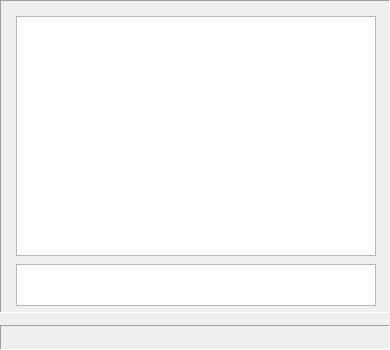
<?xml version="1.0" encoding="UTF-8"?>
<ui version="4.0">
 <class>Atab_form</class>
 <widget class="QWidget" name="Atab_form">
  <property name="geometry">
   <rect>
    <x>408</x>
    <y>187</y>
    <width>390</width>
    <height>350</height>
   </rect>
  </property>
  <property name="toolTip">
   <string></string>
  </property>
  <property name="windowTitle">
   <string>CTRL+ALT+TAB</string>
  </property>
  <widget class="QLabel" name="Panel2">
   <property name="geometry">
    <rect>
     <x>0</x>
     <y>0</y>
     <width>390</width>
     <height>313</height>
    </rect>
   </property>
   <property name="text">
    <string></string>
   </property>
   <property name="enabled">
    <bool>true</bool>
   </property>
   <property name="alignment">
    <enum>Qt::AlignCenter</enum>
   </property>
   <property name="layoutDirection">
    <enum>Qt::LeftToRight</enum>
   </property>
   <property name="toolTip">
    <string></string>
   </property>
   <property name="frameShape">
    <enum>QFrame::Panel</enum>
   </property>
   <property name="frameShadow">
    <enum>QFrame::Sunken</enum>
   </property>
   <widget class="QGraphicsView" name="Image2">
    <property name="geometry">
     <rect>
      <x>16</x>
      <y>16</y>
      <width>360</width>
      <height>240</height>
     </rect>
    </property>
    <property name="enabled">
     <bool>true</bool>
    </property>
    <property name="toolTip">
     <string></string>
    </property>
   </widget>
   <widget class="QGraphicsView" name="Image1">
    <property name="geometry">
     <rect>
      <x>16</x>
      <y>264</y>
      <width>360</width>
      <height>42</height>
     </rect>
    </property>
    <property name="enabled">
     <bool>true</bool>
    </property>
    <property name="toolTip">
     <string></string>
    </property>
   </widget>
  </widget>
  <widget class="QLabel" name="Panel1">
   <property name="geometry">
    <rect>
     <x>0</x>
     <y>325</y>
     <width>390</width>
     <height>25</height>
    </rect>
   </property>
   <property name="text">
    <string></string>
   </property>
   <property name="enabled">
    <bool>true</bool>
   </property>
   <property name="alignment">
    <enum>Qt::AlignCenter</enum>
   </property>
   <property name="layoutDirection">
    <enum>Qt::LeftToRight</enum>
   </property>
   <property name="toolTip">
    <string></string>
   </property>
   <property name="palette">
    <palette>
     <active>
      <colorrole role="WindowText">
       <brush brushstyle="SolidPattern">
        <color alpha="255">
         <red>0</red>
         <green>0</green>
         <blue>0</blue>
        </color>
       </brush>
      </colorrole>
     </active>
     <inactive>
      <colorrole role="WindowText">
       <brush brushstyle="SolidPattern">
        <color alpha="255">
         <red>0</red>
         <green>0</green>
         <blue>0</blue>
        </color>
       </brush>
      </colorrole>
     </inactive>
     <disabled>
      <colorrole role="WindowText">
       <brush brushstyle="SolidPattern">
        <color alpha="255">
         <red>0</red>
         <green>0</green>
         <blue>0</blue>
        </color>
       </brush>
      </colorrole>
     </disabled>
    </palette>
   </property>
   <property name="frameShape">
    <enum>QFrame::Panel</enum>
   </property>
   <property name="frameShadow">
    <enum>QFrame::Sunken</enum>
   </property>
  </widget>
 </widget>
</ui>
